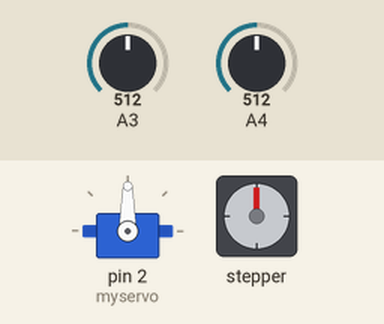
Simulated run of this sketch. Board: Arduino Uno, built with avr-gcc and run on an emulated ATmega328P. Shown: servo, stepper motor. The test bench sets the inputs (shaded band); at power-on: A3 = 512, A4 = 512. Stepper angles assume 256 steps per turn.

Above: at 1.2 s.
1.3 s: A3 set to 523
At 2.3 s:
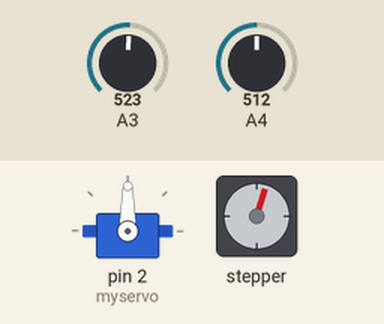
4.3 s: A4 set to 716
At 4.8 s:
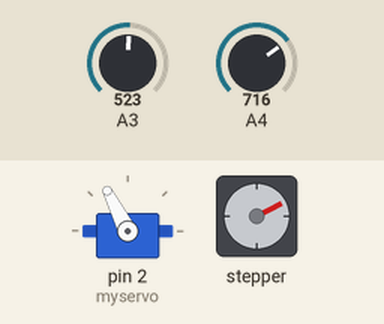
7.3 s: A3 set to 716
10.3 s: A4 set to 900
At 10.49 s:
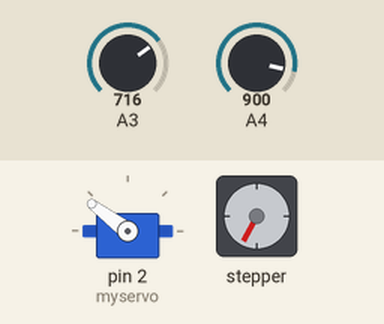
13.3 s: A4 set to 1023
At 13.5 s:
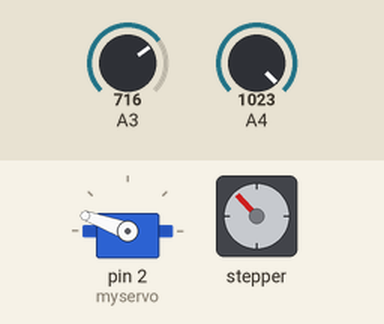
16.3 s: A3 set to 1023
Timing chart, 0 to 24.1 s (numbered marks = the images above; inputs shaded):
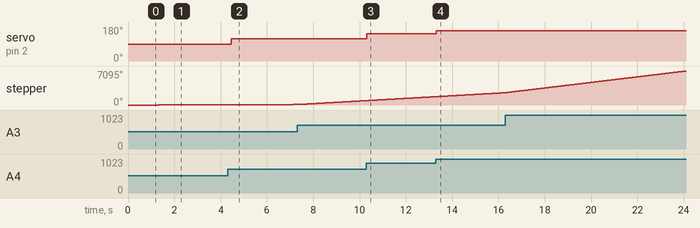

The sketch:

task1_proj2.ino
```cpp
#include <Stepper.h>
#include <Servo.h>
Servo myservo;

int pos = 90;

const int stepsPerRevolution = 256;  // change this to fit the number of steps per revolution
// for your motor


// initialize the stepper library on pins 8 through 11:
Stepper myStepper(stepsPerRevolution, 8, 9, 10, 11);


void setup() {
 myservo.attach(2);
}

void loop() {
  // read the sensor value:
  int xaxis = analogRead(A3);
  // map it to a range from -5 to 5:
  int yaxis = analogRead(A4);
  // map it to a range from 0 to 180 deg:
  int xmotorSpeed = map(xaxis, 0, 1023, -135, 135);
  // set the motor speed:
 int servodeg = map(yaxis, 0, 1023, 20, 160);


  if (xmotorSpeed > 2) {
    myStepper.setSpeed(xmotorSpeed);
    // step 1/100 of a revolution:
    myStepper.step(stepsPerRevolution/256);
  }

   if (xmotorSpeed < -2) {
    myStepper.setSpeed(-xmotorSpeed);
    // step 1/100 of a revolution:
    myStepper.step(-stepsPerRevolution/256);
  }

  if (servodeg > 90) {
    pos=servodeg;
    myservo.write(pos);

  }

   if (servodeg < 90) {
    pos=servodeg;
    myservo.write(pos);

  }
}
```

Measured:
- the behaviour switches between 522 and 523 on A3 (found by bisection; images 0 and 1)
- after the input at 1.3 s, stepper: keeps turning clockwise at about 18°/s, starting at once
- after the input at 4.3 s, servo on pin 2 (myservo): 90° → 117° after 0.15 s
- after the input at 10.3 s, servo on pin 2 (myservo): 117° → 143° at once
- after the input at 13.3 s, servo on pin 2 (myservo): 143° → 160° at once
